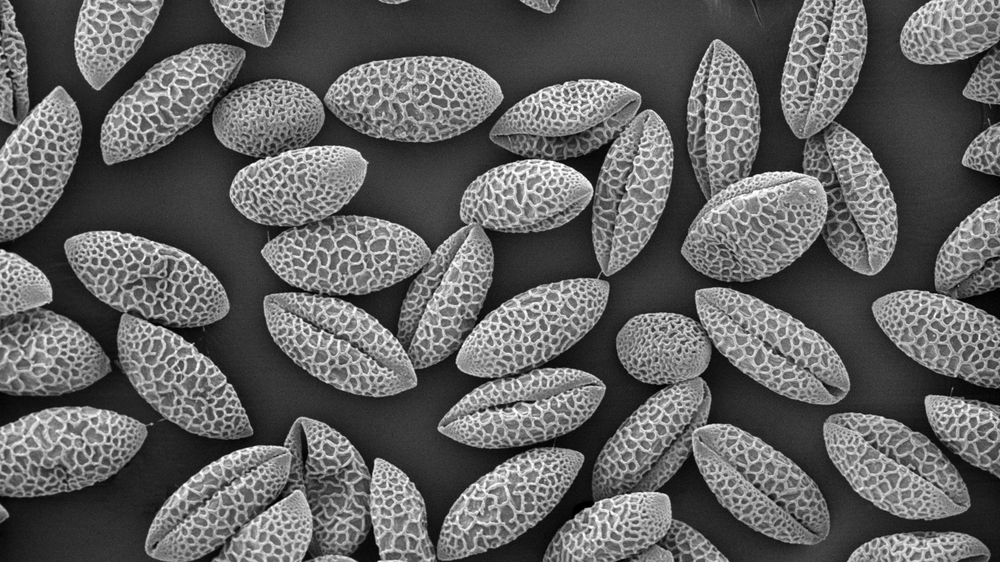
%> input picture src/Exp2/r.png, 1000 x 562 px, shrunk from 1920 x 1080 before the run
$ octave temp.m   (GNU Octave 9; MATLAB toolbox functions it lacks are replaced by stand-ins)
%> lines starting %> are read from the running program, lines starting %| are printed output that depends on the picture; in (x1, y1, x2, y2) boxes, pixels count from 0 and x2, y2 are one past the last pixel; in counts of white or black regions, pixels touching at a corner belong together; the program's own positions count from 1
im = imread('r.png');
%> im is the input picture: size 562x1000x3 uint8; min 0, max 255, mean 98.5
bit1 = bitget(im, 1);   % lsb for example
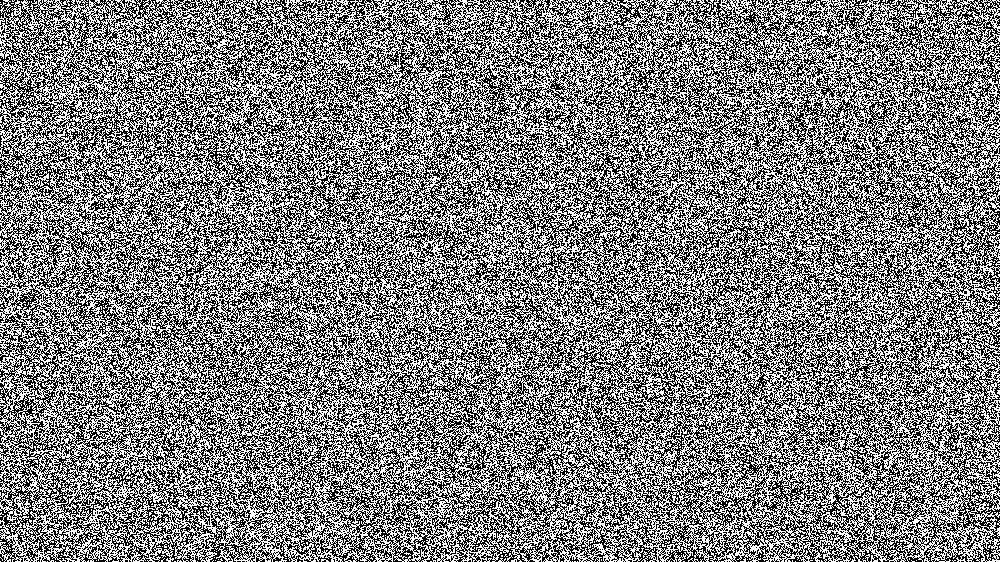
%> bit1: size 562x1000x3 logical; 50% white; black in thin lines or dots
bit2=bitget(im,2);
%> bit2: size 562x1000x3 logical; 50% white; black in thin lines or dots
bit3=bitget(im,3);
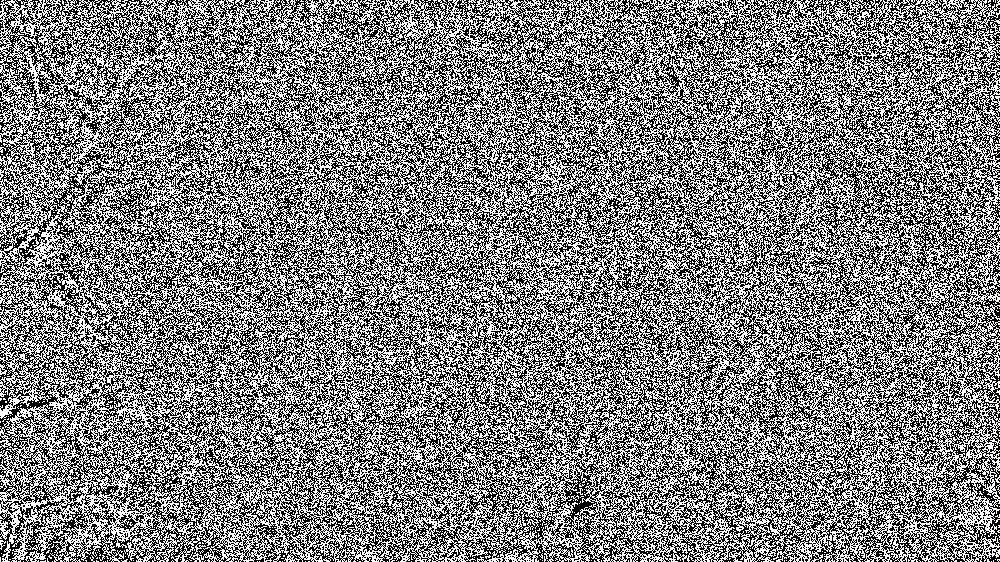
%> bit3: size 562x1000x3 logical; 50% white in thin lines or dots
bit4=bitget(im,4);
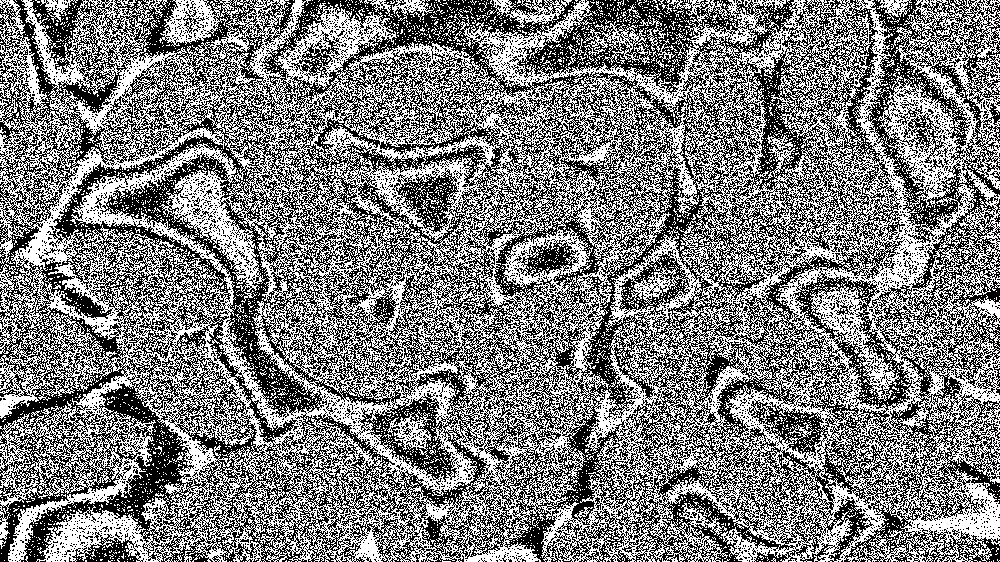
%> bit4: size 562x1000x3 logical; 49.6% white in thin lines or dots
bit5=bitget(im,5);
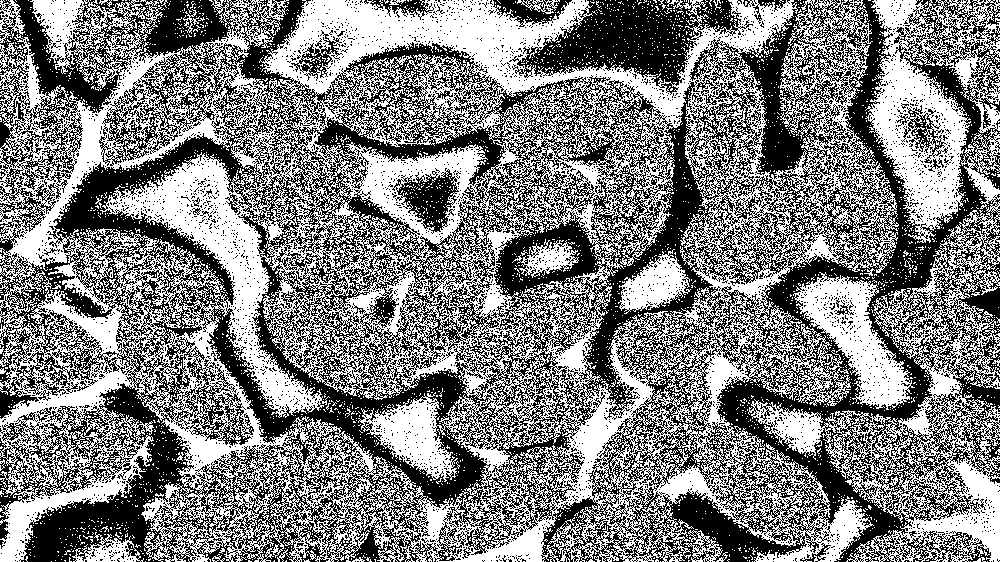
%> bit5: size 562x1000x3 logical; 50.5% white; 4360 black regions (4325 under 20 px), largest, box (x1, y1, x2, y2) and area: (0, 0, 1000, 562) 252616, (509, 0, 753, 95) 10094, (392, 168, 459, 234) 2023
bit6=bitget(im,6);
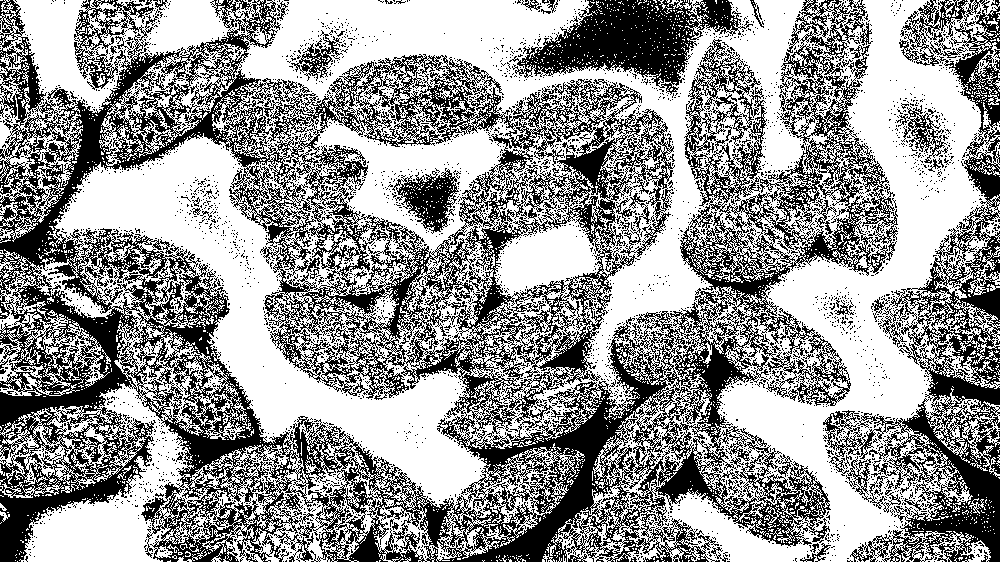
%> bit6: size 562x1000x3 logical; 58.9% white; 3695 black regions (3624 under 20 px), largest, box (x1, y1, x2, y2) and area: (0, 0, 898, 562) 179789, (823, 0, 1000, 562) 25439, (509, 0, 753, 95) 10189
bit7=bitget(im,7);
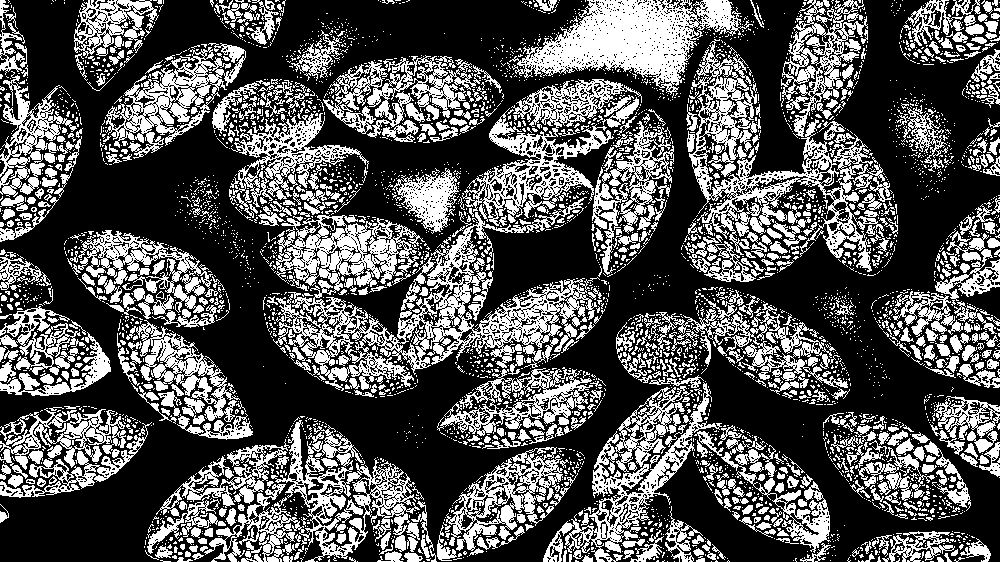
%> bit7: size 562x1000x3 logical; 34.1% white; 4364 white regions (3698 under 20 px), largest, box (x1, y1, x2, y2) and area: (273, 197, 600, 391) 19712, (509, 0, 753, 95) 10195, (689, 39, 884, 272) 9509
bit8=bitget(im,8);
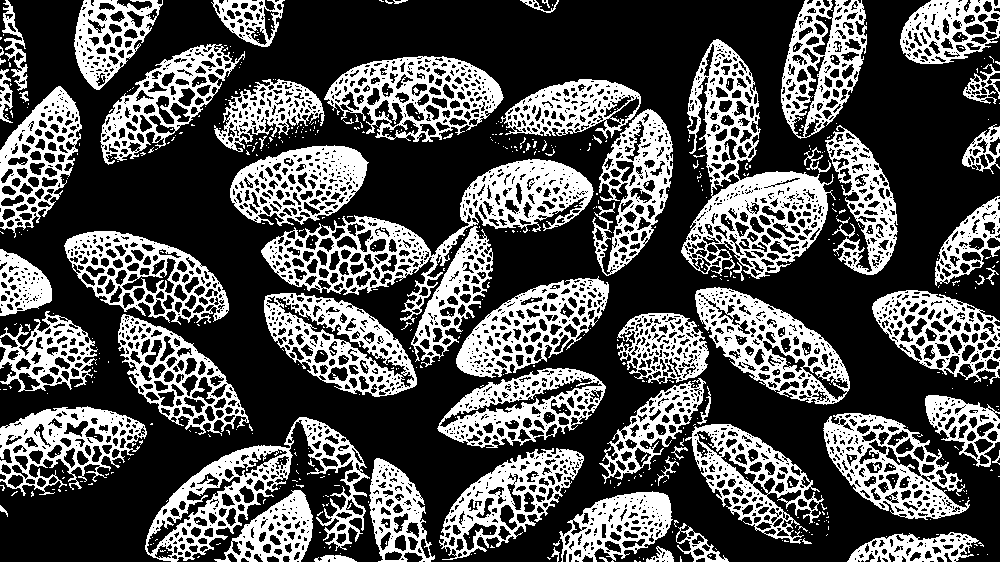
%> bit8: size 562x1000x3 logical; 33% white; 693 white regions (621 under 20 px), largest, box (x1, y1, x2, y2) and area: (681, 39, 836, 279) 11780, (261, 159, 594, 323) 11554, (145, 417, 370, 562) 8088
figure,imshow(bit1, [])
figure,imshow(bit2, [])
figure,imshow(bit3, [])
figure,imshow(bit4, [])
figure,imshow(bit5, [])
figure,imshow(bit6, [])
figure,imshow(bit7, [])
figure,imshow(bit8, [])

$ run again, with src/Exp2/sample.jpg saved as src/Exp2/r.png
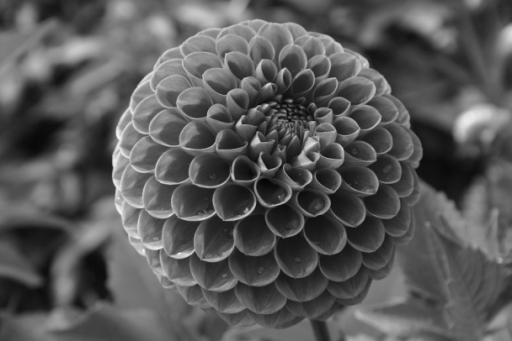
%> input picture src/Exp2/sample.jpg, 512 x 341 px
%> im is the input picture: size 341x512 uint8; min 4, max 244, mean 88.7
%> `bit1 = bitget(im, 1);`:
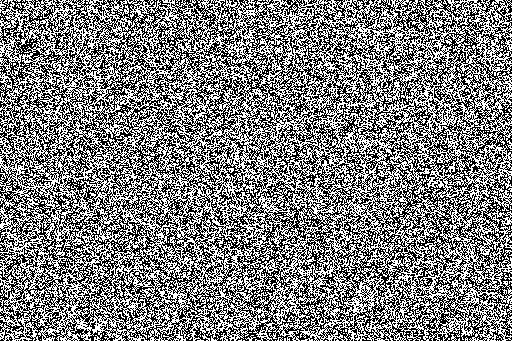
%> bit1: size 341x512 logical; 50% white; black in thin lines or dots
%> bit2: size 341x512 logical; 50.1% white; black in thin lines or dots
%> bit3: size 341x512 logical; 50.2% white; black in thin lines or dots
%> bit4: size 341x512 logical; 49.7% white; 374 white regions (310 under 20 px), largest, box (x1, y1, x2, y2) and area: (0, 0, 512, 341) 80864, (23, 123, 57, 153) 495, (421, 157, 459, 182) 449
%> bit5: size 341x512 logical; 50.9% white; 311 black regions (219 under 20 px), largest, box (x1, y1, x2, y2) and area: (0, 0, 512, 341) 67209, (372, 253, 512, 341) 2085, (407, 255, 446, 323) 1283
%> bit6: size 341x512 logical; 49.2% white; 217 white regions (156 under 20 px), largest, box (x1, y1, x2, y2) and area: (0, 0, 512, 341) 62953, (0, 62, 87, 164) 2525, (408, 182, 512, 264) 2305
%> bit7: size 341x512 logical; 51.9% white; 162 black regions (101 under 20 px), largest, box (x1, y1, x2, y2) and area: (53, 0, 476, 301) 42526, (218, 154, 409, 341) 10694, (0, 62, 87, 164) 4012
%> `bit8=bitget(im,8);`:
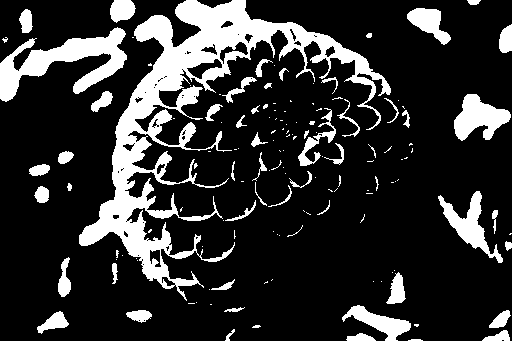
%> bit8: size 341x512 logical; 18.8% white; 144 white regions (88 under 20 px), largest, box (x1, y1, x2, y2) and area: (79, 0, 391, 301) 17836, (0, 27, 127, 102) 3661, (454, 94, 511, 141) 1525
